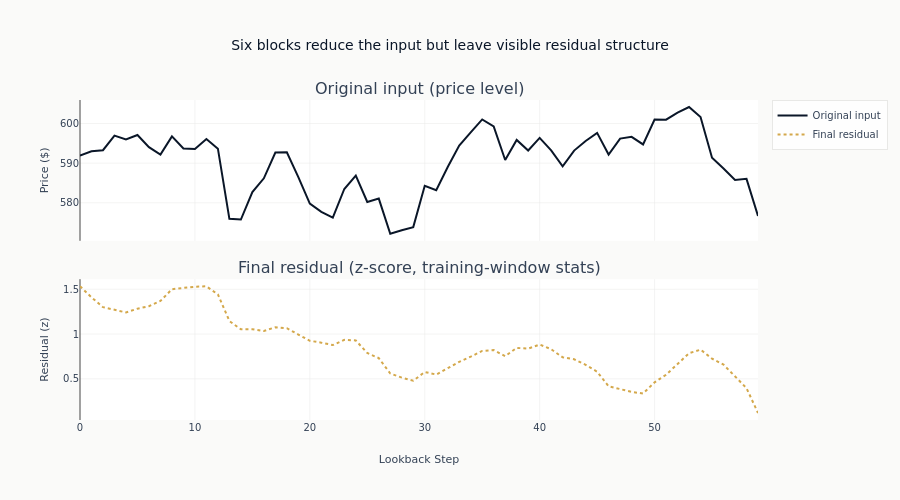

Write notebook code for a chart like this one.
### Markdown cell above
## Backcast Visualization

The backcast represents what each block has "understood" about the input.
The residual (input minus backcast) is passed to the next block, forcing
progressively finer pattern extraction.

### Code cell
# Compute block-level backcasts for the same test sample
sample_input = torch.FloatTensor(X_test[sample_idx : sample_idx + 1]).to(DEVICE)
nbeats_i.eval()

with torch.no_grad():
    residual = sample_input.clone()
    backcasts = []
    for block in nbeats_i.blocks:
        backcast, _ = block(residual)
        backcasts.append(backcast.cpu().numpy().flatten())
        residual = residual - backcast

# Denormalize the input back to price level; the residual stays in z-score
# units because adding the training-window mean would shift "structure not yet
# captured" onto the price scale and conflate it with the input curve.
input_denorm = X_test[sample_idx] * price_std + price_mean
residual_z = residual.cpu().numpy().flatten()

x_back = list(range(LOOKBACK))

fig_bc = make_subplots(
    rows=2,
    cols=1,
    subplot_titles=[
        "Original input (price level)",
        "Final residual (z-score, training-window stats)",
    ],
    shared_xaxes=True,
    vertical_spacing=0.12,
)
fig_bc.add_trace(
    go.Scatter(x=x_back, y=input_denorm, name="Original input", line=dict(width=2)), row=1, col=1
)
fig_bc.add_trace(
    go.Scatter(x=x_back, y=residual_z, name="Final residual", line=dict(dash="dot")), row=2, col=1
)
fig_bc.update_xaxes(title_text="Lookback Step", row=2, col=1)
fig_bc.update_yaxes(title_text="Price ($)", row=1, col=1)
fig_bc.update_yaxes(title_text="Residual (z)", row=2, col=1)
fig_bc.update_layout(
    title="Six blocks reduce the input but leave visible residual structure",
    height=500,
)
fig_bc.show()

### Figure 1 — Plotly figure (JSON) as saved in the notebook; plotly's stock layout.template omitted (floating-point values rounded to 4 significant figures)
{"data": [{"line": {"width": 2}, "name": "Original input", "type": "scatter", "x": [0, 1, 2, 3, 4, 5, 6, 7, 8, 9, 10, 11, 12, 13, 14, 15, 16, 17, 18, 19, 20, 21, 22, 23, 24, 25, 26, 27, 28, 29, 30, 31, 32, 33, 34, 35, 36, 37, 38, 39, 40, 41, 42, 43, 44, 45, 46, 47, 48, 49, 50, 51, 52, 53, 54, 55, 56, 57, 58, 59], "xaxis": "x", "y": [591.9, 593.0, 593.3, 597.0, 596.0, 597.1, 594.0, 592.2, 596.8, 593.7, 593.6, 596.1, 593.7, 576.0, 575.8, 582.7, 586.2, 592.7, 592.7, 586.5, 579.8, 577.7, 576.3, 583.5, 586.8, 580.2, 581.1, 572.2, 573.1, 573.9, 584.3, 583.2, 589.0, 594.4, 597.8, 601.0, 599.3, 590.8, 595.9, 593.2, 596.4, 593.2, 589.2, 593.2, 595.6, 597.7, 592.2, 596.2, 596.7, 594.7, 601.0, 601.0, 602.7, 604.2, 601.7, 591.4, 588.7, 585.7, 586.0, 576.7], "yaxis": "y"}, {"line": {"dash": "dot"}, "name": "Final residual", "type": "scatter", "x": [0, 1, 2, 3, 4, 5, 6, 7, 8, 9, 10, 11, 12, 13, 14, 15, 16, 17, 18, 19, 20, 21, 22, 23, 24, 25, 26, 27, 28, 29, 30, 31, 32, 33, 34, 35, 36, 37, 38, 39, 40, 41, 42, 43, 44, 45, 46, 47, 48, 49, 50, 51, 52, 53, 54, 55, 56, 57, 58, 59], "xaxis": "x2", "y": [1.534, 1.41, 1.3, 1.274, 1.242, 1.284, 1.311, 1.37, 1.501, 1.516, 1.529, 1.533, 1.442, 1.145, 1.052, 1.053, 1.034, 1.076, 1.065, 0.9947, 0.9246, 0.9039, 0.8771, 0.935, 0.9284, 0.788, 0.7313, 0.5595, 0.5135, 0.4793, 0.5758, 0.5477, 0.6162, 0.6897, 0.7474, 0.8117, 0.8213, 0.7528, 0.8455, 0.8369, 0.8831, 0.8302, 0.7403, 0.7185, 0.6563, 0.5793, 0.4164, 0.3888, 0.3543, 0.3358, 0.4607, 0.5454, 0.6698, 0.7855, 0.8259, 0.7255, 0.6584, 0.5309, 0.3957, 0.1186], "yaxis": "y2"}], "layout": {"annotations": [{"font": {"size": 16}, "showarrow": false, "text": "Original input (price level)", "x": 0.5, "xanchor": "center", "xref": "paper", "y": 1.0, "yanchor": "bottom", "yref": "paper"}, {"font": {"size": 16}, "showarrow": false, "text": "Final residual (z-score, training-window stats)", "x": 0.5, "xanchor": "center", "xref": "paper", "y": 0.44, "yanchor": "bottom", "yref": "paper"}], "height": 500, "title": {"text": "Six blocks reduce the input but leave visible residual structure"}, "xaxis": {"anchor": "y", "domain": [0.0, 1.0], "matches": "x2", "showticklabels": false}, "xaxis2": {"anchor": "y2", "domain": [0.0, 1.0], "title": {"text": "Lookback Step"}}, "yaxis": {"anchor": "x", "domain": [0.56, 1.0], "title": {"text": "Price ($)"}}, "yaxis2": {"anchor": "x2", "domain": [0.0, 0.44], "title": {"text": "Residual (z)"}}}}
